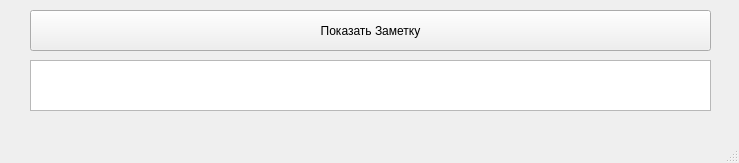
<?xml version="1.0" encoding="UTF-8"?>
<ui version="4.0">
 <class>MainWindow</class>
 <widget class="QMainWindow" name="MainWindow">
  <property name="geometry">
   <rect>
    <x>0</x>
    <y>0</y>
    <width>739</width>
    <height>163</height>
   </rect>
  </property>
  <property name="windowTitle">
   <string>MainWindow</string>
  </property>
  <widget class="QWidget" name="centralwidget">
   <widget class="QTextBrowser" name="textBrowser">
    <property name="geometry">
     <rect>
      <x>30</x>
      <y>60</y>
      <width>681</width>
      <height>51</height>
     </rect>
    </property>
    <property name="html">
     <string>&lt;!DOCTYPE HTML PUBLIC &quot;-//W3C//DTD HTML 4.0//EN&quot; &quot;http://www.w3.org/TR/REC-html40/strict.dtd&quot;&gt;
&lt;html&gt;&lt;head&gt;&lt;meta name=&quot;qrichtext&quot; content=&quot;1&quot; /&gt;&lt;style type=&quot;text/css&quot;&gt;
p, li { white-space: pre-wrap; }
&lt;/style&gt;&lt;/head&gt;&lt;body style=&quot; font-family:'MS Shell Dlg 2'; font-size:8.25pt; font-weight:400; font-style:normal;&quot;&gt;
&lt;p style=&quot;-qt-paragraph-type:empty; margin-top:0px; margin-bottom:0px; margin-left:0px; margin-right:0px; -qt-block-indent:0; text-indent:0px;&quot;&gt;&lt;br /&gt;&lt;/p&gt;&lt;/body&gt;&lt;/html&gt;</string>
    </property>
   </widget>
   <widget class="QPushButton" name="pushButton">
    <property name="geometry">
     <rect>
      <x>30</x>
      <y>10</y>
      <width>681</width>
      <height>41</height>
     </rect>
    </property>
    <property name="text">
     <string>Показать Заметку</string>
    </property>
   </widget>
  </widget>
  <widget class="QMenuBar" name="menubar">
   <property name="geometry">
    <rect>
     <x>0</x>
     <y>0</y>
     <width>739</width>
     <height>21</height>
    </rect>
   </property>
  </widget>
  <widget class="QStatusBar" name="statusbar"/>
 </widget>
 <resources/>
 <connections/>
</ui>
